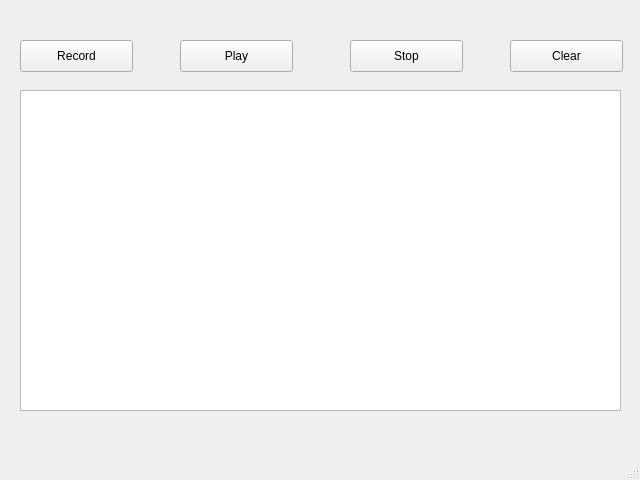
<?xml version="1.0" encoding="UTF-8"?>
<ui version="4.0">
 <class>MainWindow</class>
 <widget class="QMainWindow" name="MainWindow">
  <property name="geometry">
   <rect>
    <x>0</x>
    <y>0</y>
    <width>640</width>
    <height>480</height>
   </rect>
  </property>
  <property name="minimumSize">
   <size>
    <width>640</width>
    <height>480</height>
   </size>
  </property>
  <property name="maximumSize">
   <size>
    <width>640</width>
    <height>480</height>
   </size>
  </property>
  <property name="windowTitle">
   <string>MIDI Monitor</string>
  </property>
  <widget class="QWidget" name="centralwidget">
   <widget class="QPlainTextEdit" name="plainTextEdit">
    <property name="geometry">
     <rect>
      <x>20</x>
      <y>90</y>
      <width>601</width>
      <height>321</height>
     </rect>
    </property>
    <property name="horizontalScrollBarPolicy">
     <enum>Qt::ScrollBarAlwaysOff</enum>
    </property>
   </widget>
   <widget class="QPushButton" name="pushButton_record">
    <property name="geometry">
     <rect>
      <x>20</x>
      <y>40</y>
      <width>113</width>
      <height>32</height>
     </rect>
    </property>
    <property name="text">
     <string>Record</string>
    </property>
    <property name="checkable">
     <bool>true</bool>
    </property>
   </widget>
   <widget class="QPushButton" name="pushButton_clear">
    <property name="geometry">
     <rect>
      <x>510</x>
      <y>40</y>
      <width>113</width>
      <height>32</height>
     </rect>
    </property>
    <property name="text">
     <string>Clear</string>
    </property>
    <property name="checkable">
     <bool>true</bool>
    </property>
   </widget>
   <widget class="QPushButton" name="pushButton_play">
    <property name="geometry">
     <rect>
      <x>180</x>
      <y>40</y>
      <width>113</width>
      <height>32</height>
     </rect>
    </property>
    <property name="text">
     <string>Play</string>
    </property>
    <property name="checkable">
     <bool>true</bool>
    </property>
   </widget>
   <widget class="QPushButton" name="pushButton_stop">
    <property name="geometry">
     <rect>
      <x>350</x>
      <y>40</y>
      <width>113</width>
      <height>32</height>
     </rect>
    </property>
    <property name="text">
     <string>Stop</string>
    </property>
    <property name="checkable">
     <bool>true</bool>
    </property>
   </widget>
  </widget>
  <widget class="QMenuBar" name="menubar">
   <property name="geometry">
    <rect>
     <x>0</x>
     <y>0</y>
     <width>640</width>
     <height>22</height>
    </rect>
   </property>
  </widget>
  <widget class="QStatusBar" name="statusbar"/>
 </widget>
 <resources/>
 <connections/>
</ui>
